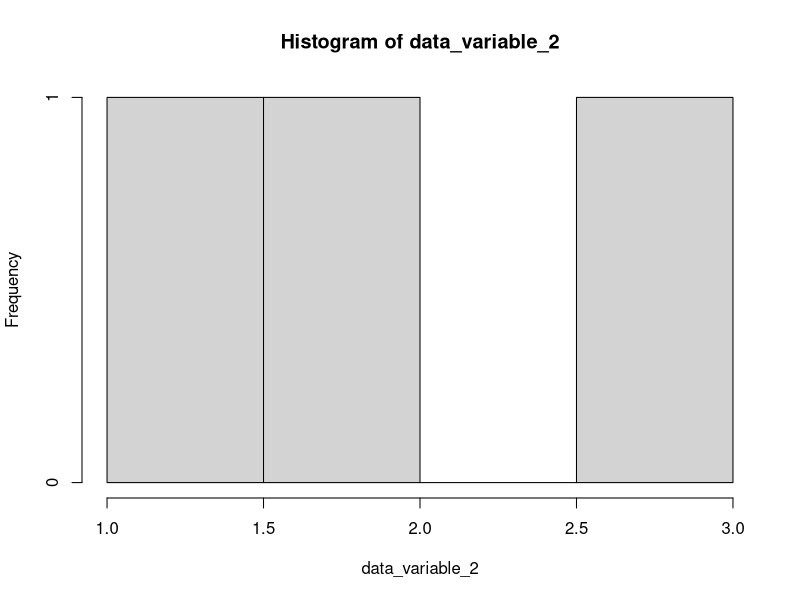
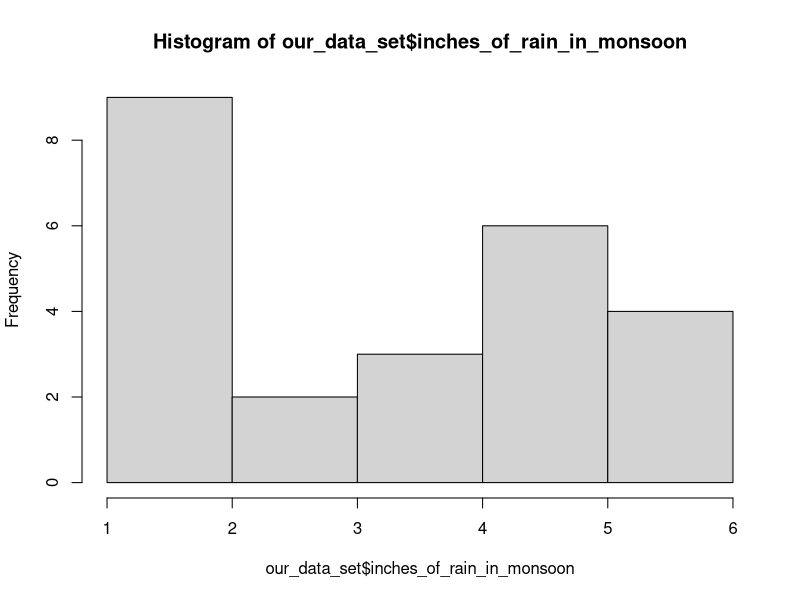
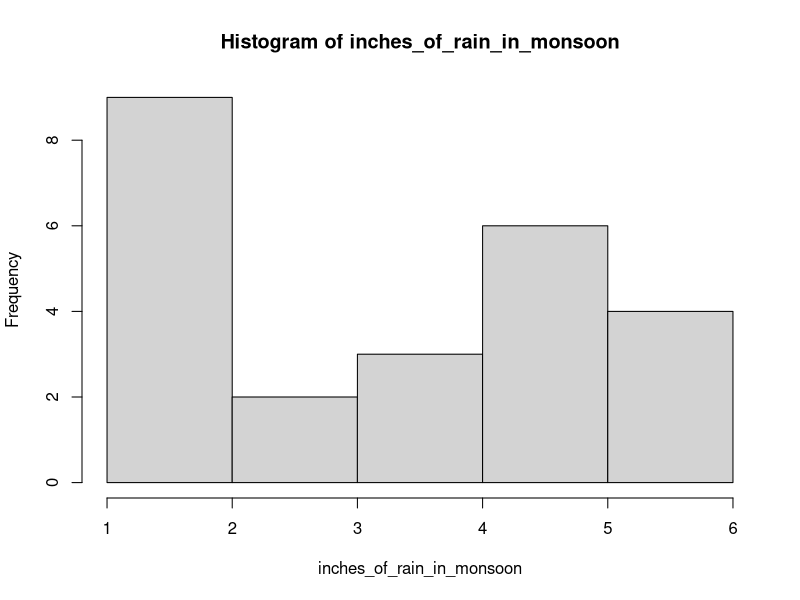
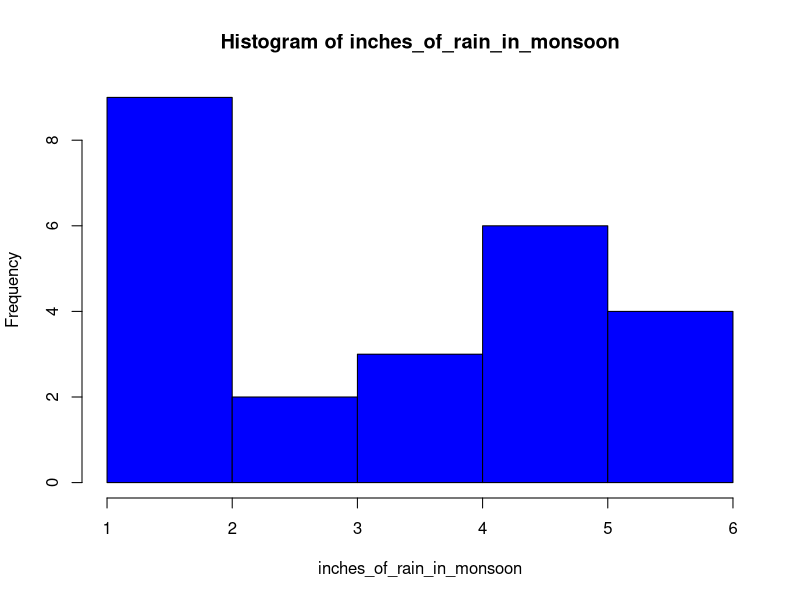
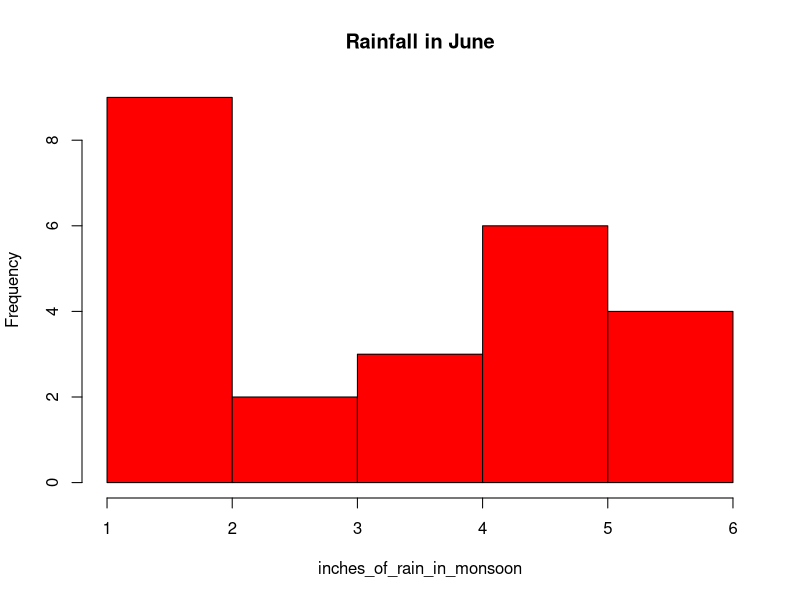
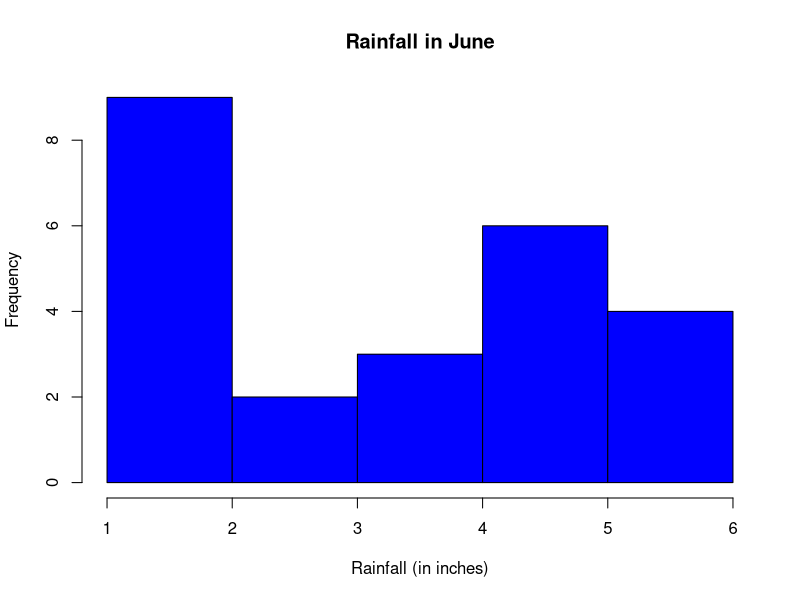

Recreate these plots in R, in order.
## ---- chunk 1
knitr::opts_chunk$set(echo = TRUE)
## ---- chunk 2

## ---- chunk 3

1 + 1 

## hey, this is a comment 
## so i can remember why i wrote this code... when i look back
## in 2 years...
## ---- chunk 4

print("My name is Alyssa!")

print("123")

print(57)

1+2

an_interesting_quantity <- 1+2

an_interesting_quantity

## ---- chunk 5

1 + 5 + 3

sum(1,5,3)

list_of_numbers <- c(1,2,3,4,5)

list_of_numbers

mean(list_of_numbers)

(1+2+3+4+5)/5

median(list_of_numbers)

our_function <- function(first_ingredient, second_ingredient){
  
  sum <- first_ingredient + second_ingredient
  
  interesting_quantity <- sum/(sum)^2
  
  print(interesting_quantity)

}


## ---- chunk 6



## ---- chunk 7
mysum <- function(x,y){
  sum(x,y)
}
## ---- chunk 8
mysecondfunction <- function(a,b,c){
  sum <- a + b + c
  result <- sum*(a^2)
  print(result)
}

mysecondfunction(1,2,3)

## ---- chunk 9
# First make a "dataset"

inches_of_rain_in_monsoon <- c(1,3,4,2,1,2,5,5,5,5,5,6,6,6,2,2,1,4,5,6,2,3,4,1)
cm_of_rain_in_monsoon <- c(1,3,4,2,1,2,5,5,5,5,5,6,6,6,2,2,1,4,5,6,2,3,4,1)

data_variable_2 <- c(1,2,3)

hist(data_variable_2)

our_data_set <- as.data.frame(cbind(inches_of_rain_in_monsoon, cm_of_rain_in_monsoon))

hist(our_data_set$inches_of_rain_in_monsoon)

# Based on this vector, which number occurs the most frequently?

inches_of_rain_in_monsoon

# What is the mean?

mean(inches_of_rain_in_monsoon)

median(inches_of_rain_in_monsoon)

# Let's make a histogram

hist(inches_of_rain_in_monsoon)

# Let's make it blue

hist(inches_of_rain_in_monsoon, col = c("blue"))

# Let's change the main title

hist(inches_of_rain_in_monsoon, main="Rainfall in June", col = c("red"))

# Let's change the x axis

hist(inches_of_rain_in_monsoon, main="Rainfall in June", xlab = "Rainfall (in inches)",col = c("blue"))


